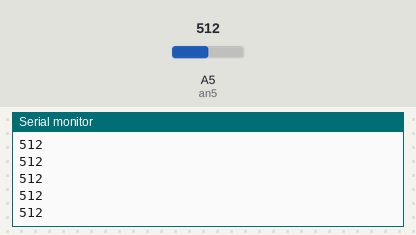
The sketch below on a simulated Arduino Uno, built with avr-gcc and run on an emulated ATmega328P. On the bench: the last lines printed to the serial monitor. The inputs (shaded band) are chosen by the test bench; at power-on: A5 (an5) = 512.

Above: at 1.2 s.
1.3 s: A5 (an5) set to 716
At 1.31 s:
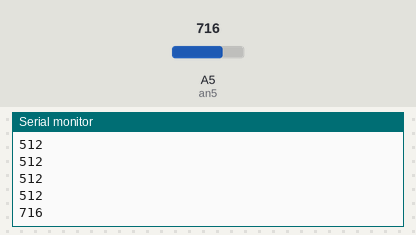
2.8 s: A5 (an5) set to 900
At 2.81 s:
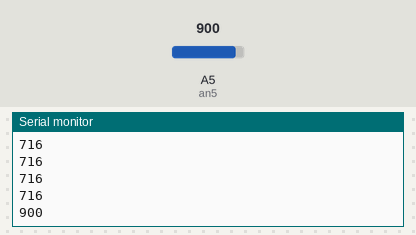
Timing chart, 0 to 5.8 s (numbered marks = the images above; inputs shaded):
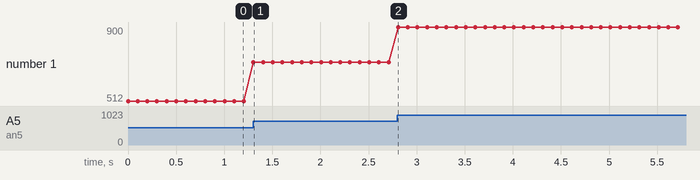

Measured:
- after the input at 1.3 s, the serial monitor: prints a new line at once (image 1)
- after the input at 2.8 s, the serial monitor: prints a new line at once (image 2)
- plotted number 1: 512 → 716 after the input at 1.3 s, 716 → 900 after the input at 2.8 s

The sketch:

portas_analogicas.ino
```cpp
#define an5 A5		// 'define' faz relção a porta analógica de pino 'A5'

void setup(){
  pinMode(A5, INPUT);		// portas analógicas são portas de entrada
  Serial.begin(9600);		// iniçiando comunicação 'serial' com velocidadde de 9600
}

void loop(){
  Serial.println(analogRead(an5));		// fazendo leitura da entrada analógica
                 delay(100);		// colocando um tempo antes de voltar para o 'loop' novamente
}
```
